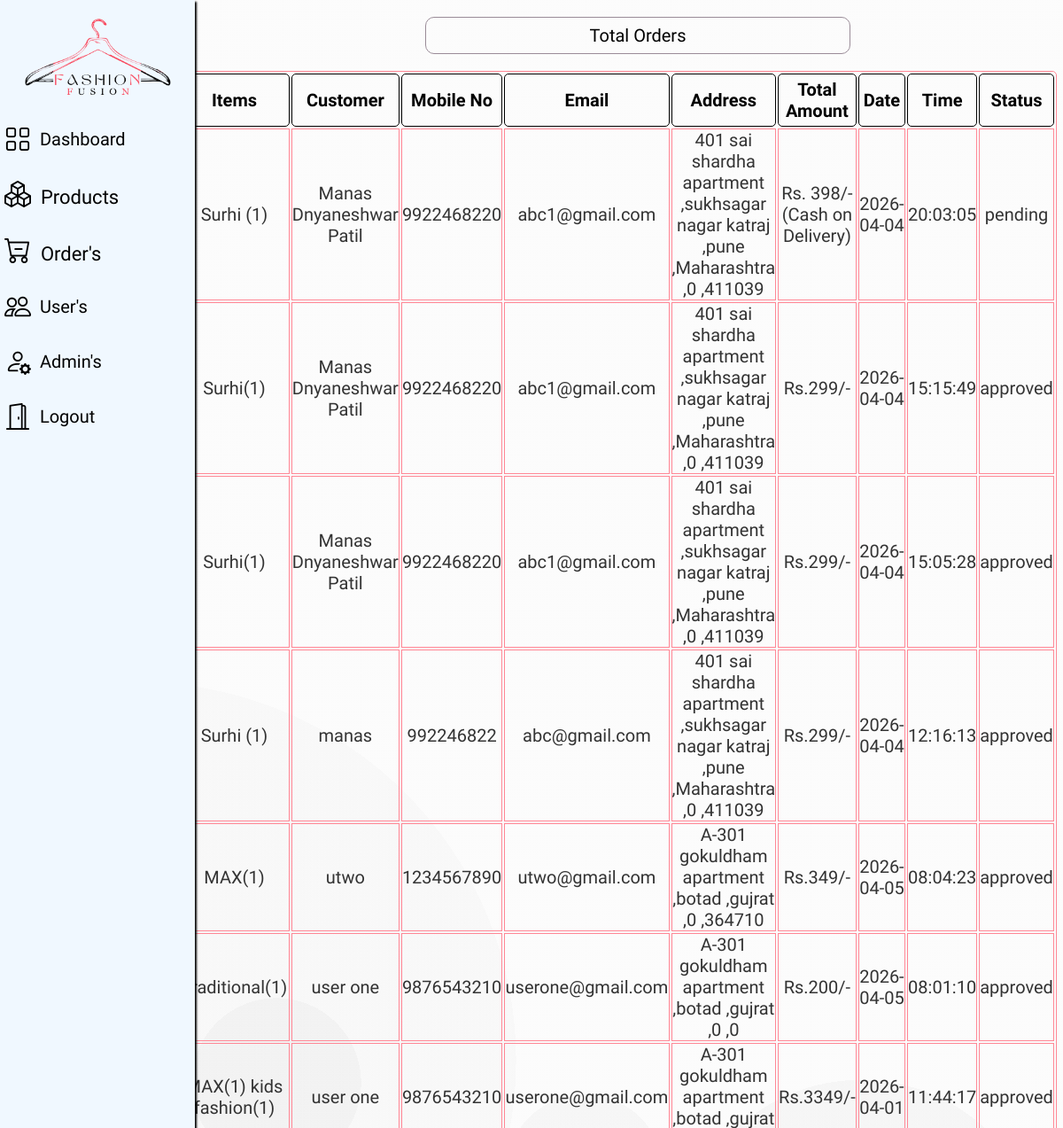
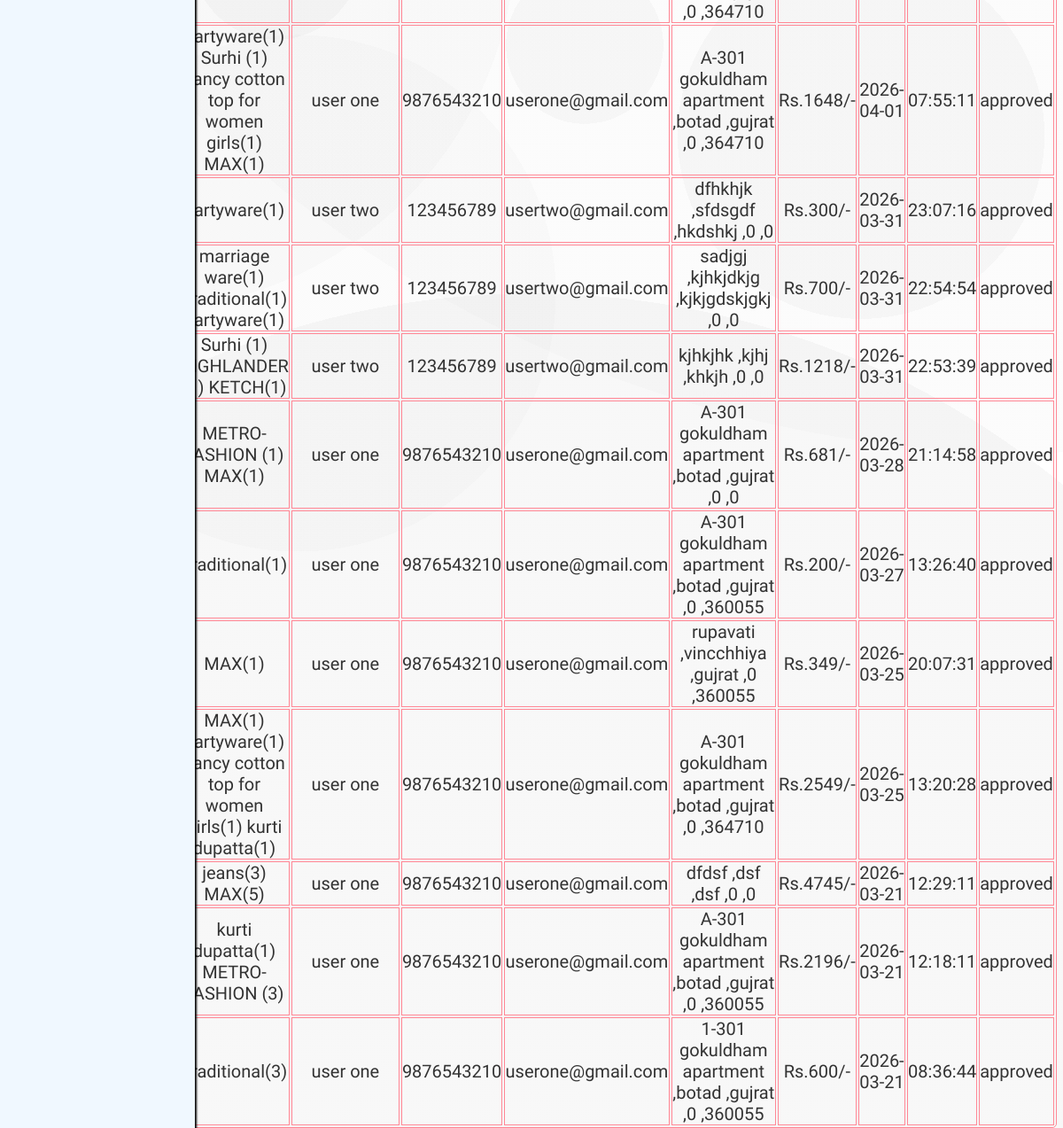
/admin/orders.php (signed in), run on the app's committed database (2 pictures, top to bottom).
### tables this page shows
CREATE TABLE `orders` (
  `order_id` int(11) NOT NULL,
  `items` varchar(255) DEFAULT NULL,
  `custname` varchar(255) DEFAULT NULL,
  `contactno` varchar(15) DEFAULT NULL,
  `email` varchar(255) DEFAULT NULL,
  `gender` varchar(255) DEFAULT NULL,
  `address` varchar(255) DEFAULT NULL,
  `city` varchar(100) DEFAULT NULL,
  `state` varchar(100) DEFAULT NULL,
  `country` varchar(200) DEFAULT NULL,
  `pincode` int(20) DEFAULT NULL,
  `payment` varchar(50) DEFAULT NULL,
  `status` varchar(50) DEFAULT 'pending',
  `order_date` date DEFAULT NULL,
  `order_time` time DEFAULT NULL
);

### admin/orders.php (the view, shortened to what this page needs)
<html>
<head>
    <link rel="stylesheet" href="css/styles.css">
    <link rel="stylesheet" href="css/p_detail.css">
    <link rel="stylesheet" href="https://cdn.jsdelivr.net/npm/bootstrap-icons@1.11.3/font/bootstrap-icons.min.css">
</head>
<body>
   <div class="side-menu">
        <?php @include 'header.php';?>
    </div>
   <div class="container">
<center>
<p class="message">Total Orders</p>
<div class="container">
<section class="display-product-table">
   <table>
      <thead>
         <th>Items</th>
         <th>Customer</th>
         <th>Mobile No</th>
         <th>Email</th>
         <th>Address</th>
         <th>Total Amount</th>
         <th>Date</th>
         <th>Time</th>
         <th>Status</th>
      </thead>
      <tbody>
         <?php
         $stmt = mysqli_prepare($con, "SELECT * FROM orders ORDER BY order_id DESC");
         mysqli_stmt_execute($stmt);
         $result = mysqli_stmt_get_result($stmt);
         while($row = mysqli_fetch_assoc($result)){
         ?>
         <tr>
         <td><?= htmlspecialchars($row['items']); ?></td>
<td><?= htmlspecialchars($row['custname']); ?></td>
<td><?= htmlspecialchars($row['contactno']); ?></td>
<td><?= htmlspecialchars($row['email']); ?></td>
<td>
<?= htmlspecialchars(
$row['address'].' ,'.$row['city'].' ,'.$row['state'].' ,'.$row['country'].' ,'.$row['pincode']
); ?>
</td>
<td><?= htmlspecialchars($row['payment']); ?></td>
<td><?= htmlspecialchars($row['order_date']); ?></td>
<td><?= htmlspecialchars($row['order_time']); ?></td>
<td><?= htmlspecialchars($row['status']); ?></td>
         </tr><?php
                  }
               ?>
      </tbody>
   </table>
</section>
</div>
</body>
</html>

### admin/css/styles.css (style rules this page uses)
* { margin: 0; padding: 0; box-sizing: border-box; }
body { font-family: "Comfortaa", sans-serif; background-image: radial-gradient(circle at 13% 47%, rgba(140, 140, 140,0.03) 0%, rgba(140, 140, 140,0.03) 25%,transparent 25%, transparent 100%),radial-gradient(circle at 28% 63%, rgba(143, 143, 143,0.03) 0%, rgba(143, 143, 143,0.03) 16%,transparent 16%, transparent 100%),radial-gradient(circle at 81% 56%, rgba(65, 65, 65,0.03) 0%, rgba(65, 65, 65,0.03) 12%,transparent 12%, transparent 100%),radial-gradient(circle at 26% 48%, rgba(60, 60, 60,0.03) 0%, rgba(60, 60, 60,0.03) 6%,transparent 6%, transparent 100%),radial-gradient(circle at 97% 17%, rgba(150, 150, 150,0.03) 0%, rgba(150, 150, 150,0.03) 56%,transparent 56%, transparent 100%),radial-gradient(circle at 50% 100%, rgba(25, 25, 25,0.03) 0%, rgba(25, 25, 25,0.03) 36%,transparent 36%, transparent 100%),radial-gradient(circle at 55% 52%, rgba(69, 69, 69,0.03) 0%, rgba(69, 69, 69,0.03) 6%,transparent 6%, transparent 100%),linear-gradient(90deg, rgb(255,255,255),rgb(255,255,255)); background-attachment: fixed; }
.side-menu { position: fixed; width: 220px; min-height: 100%; display: flex; flex-direction: column; background-color: aliceblue; box-shadow: 2px 2px 2px #000000; z-index: 1; }
.container { position: absolute; right: 0; width: 80vw; height: 100vh; }

### admin/css/p_detail.css (style rules this page uses)
.display-product-table table { width: 100%; text-align: center; border: 0.5px solid #ff8795; border-radius: 5px; margin-top: 5%; margin-left: -5%; }
.display-product-table table thead th { padding:5px; font-size: 20px; border: 0.5px solid #000; border-radius: 5px; }
.display-product-table table td { font-size: 20px; border: 0.5px solid #ff8795; color:#333; }
.message { margin-top: 2%;; margin-bottom: -3%; border: 1px solid #9a8c98; width: 50%; line-height: 200%; border-radius: 10px; font-size: 20px; }

### data on the page
orders: items "Surhi (1)", custname "Manas Dnyaneshwar Patil", contactno "9922468220", email "abc1@gmail.com", address+city+state "401 sai shardha apartment ,sukhsagar nagar katraj ,pune ,Maharashtra ,0 ,411039", payment "Rs. 398/- (Cash on Delivery)", order_date "2026-04-04", order_time "20:03:05", status "pending"
orders: items "Surhi(1)", custname "Manas Dnyaneshwar Patil", contactno "9922468220", email "abc1@gmail.com", address+city+state "401 sai shardha apartment ,sukhsagar nagar katraj ,pune ,Maharashtra ,0 ,411039", payment "Rs.299/-", order_date "2026-04-04", order_time "15:15:49", status "approved"
orders: items "Surhi(1)", custname "Manas Dnyaneshwar Patil", contactno "9922468220", email "abc1@gmail.com", address+city+state "401 sai shardha apartment ,sukhsagar nagar katraj ,pune ,Maharashtra ,0 ,411039", payment "Rs.299/-", order_date "2026-04-04", order_time "15:05:28", status "approved"
orders: items "Surhi (1)", custname "manas", contactno "992246822", email "abc@gmail.com", address+city+state "401 sai shardha apartment ,sukhsagar nagar katraj ,pune ,Maharashtra ,0 ,411039", payment "Rs.299/-", order_date "2026-04-04", order_time "12:16:13", status "approved"
orders: items "MAX(1)", custname "utwo", contactno "1234567890", email "utwo@gmail.com", address+city+state "A-301 gokuldham apartment ,botad ,gujrat ,0 ,364710", payment "Rs.349/-", order_date "2026-04-05", order_time "08:04:23", status "approved"
orders: items "Traditional(1)", custname "user one", contactno "9876543210", email "userone@gmail.com", address+city+state "A-301 gokuldham apartment ,botad ,gujrat ,0 ,0", payment "Rs.200/-", order_date "2026-04-05", order_time "08:01:10", status "approved"
orders: items "MAX(1) kids fashion(1)", custname "user one", contactno "9876543210", email "userone@gmail.com", address+city+state "A-301 gokuldham apartment ,botad ,gujrat ,0 ,364710", payment "Rs.3349/-", order_date "2026-04-01", order_time "11:44:17", status "approved"
orders: items "partyware(1) Surhi (1) Fancy cotton top for women girls(1) MAX(1)", custname "user one", contactno "9876543210", email "userone@gmail.com", address+city+state "A-301 gokuldham apartment ,botad ,gujrat ,0 ,364710", payment "Rs.1648/-", order_date "2026-04-01", order_time "07:55:11", status "approved"
orders: items "partyware(1)", custname "user two", contactno "123456789", email "usertwo@gmail.com", address+city+state "dfhkhjk ,sfdsgdf ,hkdshkj ,0 ,0", payment "Rs.300/-", order_date "2026-03-31", order_time "23:07:16", status "approved"
orders: items "marriage ware(1) Traditional(1) partyware(1)", custname "user two", contactno "123456789", email "usertwo@gmail.com", address+city+state "sadjgj ,kjhkjdkjg ,kjkjgdskjgkj ,0 ,0", payment "Rs.700/-", order_date "2026-03-31", order_time "22:54:54", status "approved"
orders: items "Surhi (1) HIGHLANDER (1) KETCH(1)", custname "user two", contactno "123456789", email "usertwo@gmail.com", address+city+state "kjhkjhk ,kjhj ,khkjh ,0 ,0", payment "Rs.1218/-", order_date "2026-03-31", order_time "22:53:39", status "approved"
orders: items "METRO-FASHION (1) MAX(1)", custname "user one", contactno "9876543210", email "userone@gmail.com", address+city+state "A-301 gokuldham apartment ,botad ,gujrat ,0 ,0", payment "Rs.681/-", order_date "2026-03-28", order_time "21:14:58", status "approved"
orders: items "Traditional(1)", custname "user one", contactno "9876543210", email "userone@gmail.com", address+city+state "A-301 gokuldham apartment ,botad ,gujrat ,0 ,360055", payment "Rs.200/-", order_date "2026-03-27", order_time "13:26:40", status "approved"
orders: items "MAX(1)", custname "user one", contactno "9876543210", email "userone@gmail.com", address+city+state "rupavati ,vincchhiya ,gujrat ,0 ,360055", payment "Rs.349/-", order_date "2026-03-25", order_time "20:07:31", status "approved"
orders: items "MAX(1) partyware(1) Fancy cotton top for women girls(1) kurti dupatta(1)", custname "user one", contactno "9876543210", email "userone@gmail.com", address+city+state "A-301 gokuldham apartment ,botad ,gujrat ,0 ,364710", payment "Rs.2549/-", order_date "2026-03-25", order_time "13:20:28", status "approved"
orders: items "jeans(3) MAX(5)", custname "user one", contactno "9876543210", email "userone@gmail.com", address+city+state "dfdsf ,dsf ,dsf ,0 ,0", payment "Rs.4745/-", order_date "2026-03-21", order_time "12:29:11", status "approved"
orders: items "kurti dupatta(1) METRO-FASHION (3)", custname "user one", contactno "9876543210", email "userone@gmail.com", address+city+state "A-301 gokuldham apartment ,botad ,gujrat ,0 ,360055", payment "Rs.2196/-", order_date "2026-03-21", order_time "12:18:11", status "approved"
orders: items "Traditional(3)", custname "user one", contactno "9876543210", email "userone@gmail.com", address+city+state "1-301 gokuldham apartment ,botad ,gujrat ,0 ,360055", payment "Rs.600/-", order_date "2026-03-21", order_time "08:36:44", status "approved"
